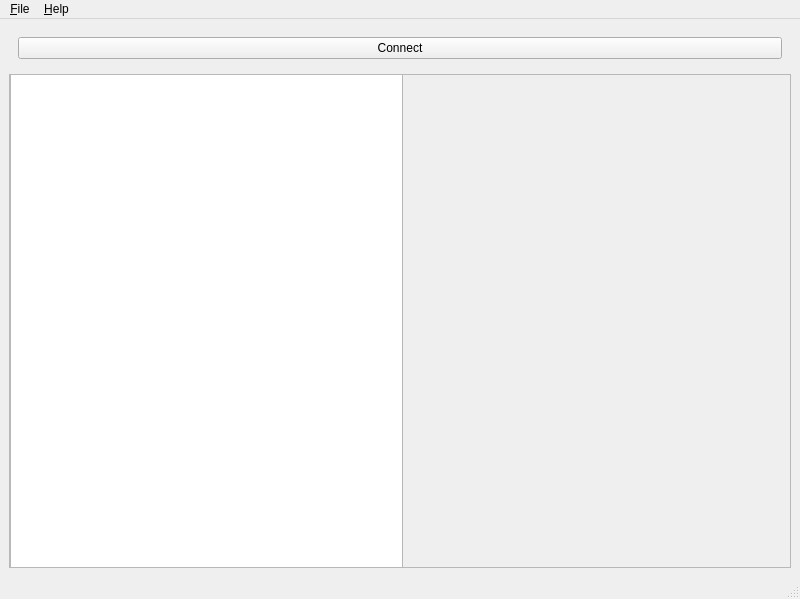
<?xml version="1.0" encoding="UTF-8"?>
<ui version="4.0">
 <class>MainWindow</class>
 <widget class="QMainWindow" name="MainWindow">
  <property name="geometry">
   <rect>
    <x>0</x>
    <y>0</y>
    <width>800</width>
    <height>599</height>
   </rect>
  </property>
  <property name="windowTitle">
   <string>My 2 Ca - MySQL to Cassandra</string>
  </property>
  <widget class="QWidget" name="centralwidget">
   <layout class="QGridLayout" name="gridLayout">
    <item row="0" column="0">
     <widget class="QWidget" name="widget" native="true">
      <layout class="QHBoxLayout" name="horizontalLayout_2">
       <item>
        <widget class="QPushButton" name="connectButton">
         <property name="text">
          <string>Connect</string>
         </property>
        </widget>
       </item>
      </layout>
     </widget>
    </item>
    <item row="1" column="0">
     <layout class="QHBoxLayout" name="horizontalLayout">
      <item>
       <widget class="QScrollArea" name="erdArea">
        <property name="widgetResizable">
         <bool>true</bool>
        </property>
        <widget class="QWidget" name="scrollAreaWidgetContents">
         <property name="geometry">
          <rect>
           <x>0</x>
           <y>0</y>
           <width>784</width>
           <height>509</height>
          </rect>
         </property>
         <widget class="QListView" name="tablesList">
          <property name="geometry">
           <rect>
            <x>0</x>
            <y>-10</y>
            <width>393</width>
            <height>515</height>
           </rect>
          </property>
         </widget>
        </widget>
       </widget>
      </item>
     </layout>
    </item>
   </layout>
  </widget>
  <widget class="QMenuBar" name="menubar">
   <property name="geometry">
    <rect>
     <x>0</x>
     <y>0</y>
     <width>800</width>
     <height>20</height>
    </rect>
   </property>
   <widget class="QMenu" name="menu_File">
    <property name="title">
     <string>&amp;File</string>
    </property>
    <addaction name="action_Connect"/>
    <addaction name="separator"/>
    <addaction name="action_New_Project"/>
    <addaction name="action_Open_Project"/>
    <addaction name="action_Save_Project"/>
    <addaction name="separator"/>
    <addaction name="actionE_xit"/>
   </widget>
   <widget class="QMenu" name="menu_Help">
    <property name="title">
     <string>&amp;Help</string>
    </property>
    <addaction name="action_Context_Help"/>
    <addaction name="action_About"/>
   </widget>
   <addaction name="menu_File"/>
   <addaction name="menu_Help"/>
  </widget>
  <widget class="QStatusBar" name="statusbar"/>
  <action name="action_Connect">
   <property name="text">
    <string>&amp;Connect</string>
   </property>
  </action>
  <action name="action_Save_Project">
   <property name="text">
    <string>&amp;Save Project</string>
   </property>
  </action>
  <action name="action_New_Project">
   <property name="text">
    <string>&amp;New Project</string>
   </property>
  </action>
  <action name="action_Open_Project">
   <property name="text">
    <string>&amp;Open Project</string>
   </property>
  </action>
  <action name="actionE_xit">
   <property name="text">
    <string>E&amp;xit</string>
   </property>
  </action>
  <action name="action_Context_Help">
   <property name="text">
    <string>&amp;Context Help</string>
   </property>
  </action>
  <action name="action_About">
   <property name="text">
    <string>&amp;About...</string>
   </property>
  </action>
 </widget>
 <resources/>
 <connections/>
</ui>
